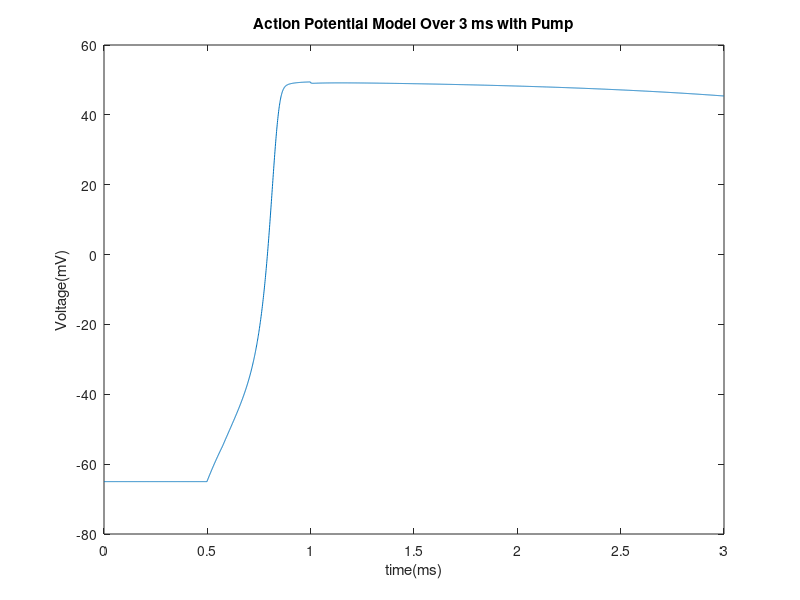
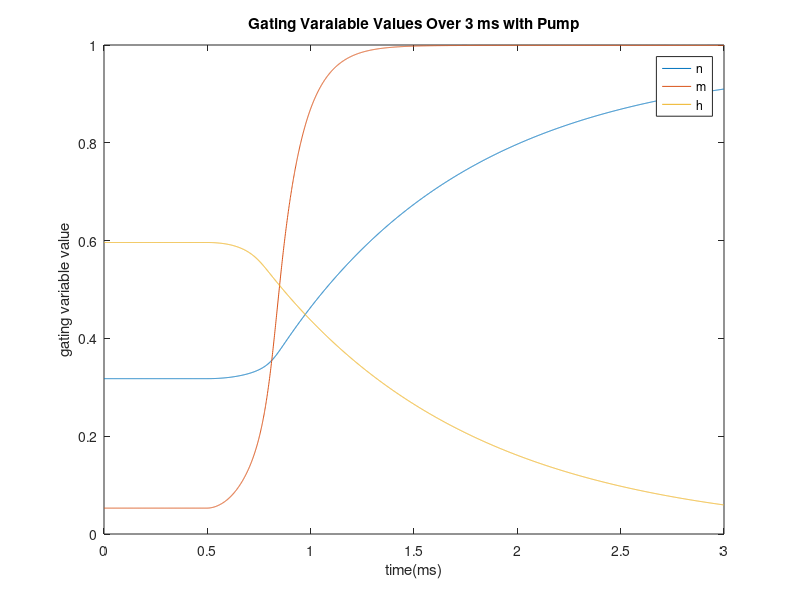

Recreate these plots in MATLAB, in order.
%Constants
capitance = 0.1; % microfarads per centimeter squared
applied_current = 0; %nanoampheres

sodium_displacement = 50; % displacement from the equilibrium  ...
                          % potential in milllivolts
potassium_displacement = -77; % displacement from the equilibrium ...
                              % potential in milllivolts
leakage_displacement = -54.4; % displacement from the equilibrium ...
                               % potential in milllivolts

sodium_conductance = 120; % maximum conductance in millisiemens per ...
                          % centimeters squared
potassium_conductance = 36; % maximum conductance in millisiemens per ...
                            % centimeters squared
leakage_conductance = 0.3; % maximum conductance in millisiemens per ...
                           % centimeters squared
depolorization = 0; %bool used in conditionals 

hyperpolorization = 1; %bool used in conditionals

Na_K_threshold = 50; %voltage level where sodium gates close and 
                       %potassium gates open mV
		   
V_init = -65; %inital voltage level mV
                       
I = 15; %amount which will be applied to the simulation nA

Na_act = -55; %voltage level sodium gates open initially mV

time = 3; % milliseconds
delta_time = .001; % milliseconds
number_iterations = time/delta_time;
time_array = zeros(1, number_iterations); % time array
time_curr = .5; %time where current is applied ms
curr_duratoion = .5; %duration of applied current ms

an = @(voltage) (0.01 * (voltage + 55))/(1 - exp(-(voltage + 55) / 10));
     % n-gate opening rate constant in meters per second
am = @(voltage) (0.1 * (voltage + 40))/(1 - exp(-(voltage + 40) / 10));
     % m-gate opening rate constant in meters per second
ah = @(voltage) (0.07 * exp(-(voltage + 65) / 20));
     % h-gate opening rate constant in meters per second
bn = @(voltage) (0.125 * exp(-(voltage + 65) / 80));
     % n-gate closing rate constant in meters per second
bm = @(voltage) (4 * exp(-(voltage + 65) / 18));
     % m-gate closing rate constant in meters per second
bh = @(voltage) (1 / (exp(-(voltage + 35) / 10) + 1));
     % h-gate closing rate constant in meters per second

sodium_channel_current = @(voltage, n, m, h) (sodium_conductance * m^3 * ...
    h * (voltage - sodium_displacement)); %nanoampheres
potassium_channel_current = @(voltage, n, m, h) (potassium_conductance * ...
    n^4 * (voltage - potassium_displacement)); %nanoampheres
leakage_current = @(voltage, n, m, h) (leakage_conductance * ...
	(voltage - leakage_displacement)); %nanoampheres

%Differential equation for voltage with no potassium current
dvdt = @(voltage, I, n, m, h) (((1 / capitance) * ...
     (I - (sodium_channel_current(voltage, n, m, h) + ...
     leakage_current(voltage, n, m, h)-...
     leakage_current(V_init,n,m,h)))));
 
%Differential equation for voltage with no sodium current
dvdt2 = @(voltage, I, n, m, h) (((1 / capitance) * ...
     (I - (potassium_channel_current(voltage, n, m, h) + ...
     leakage_current(voltage, n, m, h)-...
     leakage_current(V_init,n,m,h)))));
 
%Differential equation for voltage with no potassium current 
 dvdt3 = @(voltage, I, n, m, h) (((1 / capitance) * ...
     (I - (leakage_current(voltage, n, m, h)-...
     leakage_current(V_init,n,m,h)))));
 

dndt = @(voltage, n, m, h) ((an(voltage) * (1 - n) - bn(voltage) * n));
dmdt = @(voltage, n, m, h) ((am(voltage) * (1 - m) - bm(voltage) * m));
dhdt = @(voltage, n, m, h) ((ah(voltage) * (1 - h) - bh(voltage) * h));
   
% initial values
V = zeros(1, number_iterations); % initialized voltage array
V(1) = -65; % initial voltage in millivolts
n = zeros(1, number_iterations); % initialized n array
n(1) = an(V(1)) / (an(V(1)) + bn(V(1))); % initial n-value
m = zeros(1, number_iterations); % initialized m array
m(1) = am(V(1)) / (am(V(1)) + bm(V(1))); % initial m-value
h = zeros(1, number_iterations); % initialized h array
h(1) = ah(V(1)) / (ah(V(1)) + bh(V(1))); % initial h-value
       
for i = 2:number_iterations
    time_array(i) = (i - 1) * delta_time;
    
     %checks for the correct time to apply the current to the system
    if i*delta_time == time_curr
         applied_current = I;
     end
    if i*delta_time == time_curr+curr_duratoion
         applied_current = applied_current-I;
    end
    
    %checks if the voltage is abvoe the sodium activation threshold
    if V(i-1) <= Na_act && depolorization == 0
    
        k1 = delta_time * dvdt3(V(i - 1), applied_current, n(i - 1),...
            m(i - 1), h(i - 1));
        n1 = delta_time * dndt(V(i - 1), n(i - 1), m(i - 1), h(i - 1));
        m1 = delta_time * dmdt(V(i - 1), n(i - 1), m(i - 1), h(i - 1)); 
        h1 = delta_time * dhdt(V(i - 1), n(i - 1), m(i - 1), h(i - 1));

        k2 = delta_time * dvdt3(V(i - 1) + (0.5 * k1), applied_current,...
            n(i - 1) + ...
            (0.5 * n1), m(i - 1) + (0.5 * m1), h(i - 1) + (0.5 * h1));
        n2 = delta_time * dndt(V(i - 1) + (0.5 * k1), n(i - 1) + ...
            (0.5 * n1), m(i - 1) + (0.5 * m1), h(i - 1) + (0.5 * h1));
        m2 = delta_time * dmdt(V(i - 1) + (0.5 * k1), n(i - 1) + ...
            (0.5 * n1), m(i - 1) + (0.5 * m1), h(i - 1) + (0.5 * h1));
        h2 = delta_time * dhdt(V(i - 1) + (0.5 * k1), n(i - 1) + ...
            (0.5 * n1), m(i - 1) + (0.5 * m1), h(i - 1) + (0.5 * h1));

        k3 = delta_time * dvdt3(V(i - 1) + (0.5 * k2), applied_current,...
            n(i - 1) + ...
            (0.5 * n2), m(i - 1) + (0.5 * m2), h(i - 1) + (0.5 * h2));
        n3 = delta_time * dndt(V(i - 1) + (0.5 * k2), n(i - 1) + ...
            (0.5 * n2), m(i - 1) + (0.5 * m2), h(i - 1) + (0.5 * h2));
        m3 = delta_time * dmdt(V(i - 1) + (0.5 * k2), n(i - 1) + ...
            (0.5 * n2), m(i - 1) + (0.5 * m2), h(i - 1) + (0.5 * h2));
        h3 = delta_time * dhdt(V(i - 1) + (0.5 * k2), n(i - 1) + ...
            (0.5 * n2), m(i - 1) + (0.5 * m2), h(i - 1) + (0.5 * h2));

        k4 = delta_time * dvdt3(V(i - 1) + k3, applied_current, n(i - 1)...
            + n3, m(i - 1) + m3, ...
            h(i - 1) + h3);
        n4 = delta_time * dndt(V(i - 1) + k3, n(i - 1) + n3, m(i - 1) + m3, ...
            h(i - 1) + h3);
        m4 = delta_time * dmdt(V(i - 1) + k3, n(i - 1) + n3, m(i - 1) + m3, ...
            h(i - 1) + h3);
        h4 = delta_time * dhdt(V(i - 1) + k3, n(i - 1) + n3, m(i - 1) + m3, ...
            h(i - 1) + h3);
        %checks if voltage allows potassium gates to open
    elseif V(i-1) < Na_K_threshold && depolorization == 0

        k1 = delta_time * dvdt(V(i - 1), applied_current, n(i - 1),...
            m(i - 1), h(i - 1));
        n1 = delta_time * dndt(V(i - 1), n(i - 1), m(i - 1), h(i - 1));
        m1 = delta_time * dmdt(V(i - 1), n(i - 1), m(i - 1), h(i - 1)); 
        h1 = delta_time * dhdt(V(i - 1), n(i - 1), m(i - 1), h(i - 1));

        k2 = delta_time * dvdt(V(i - 1) + (0.5 * k1), applied_current,...
            n(i - 1) + ...
            (0.5 * n1), m(i - 1) + (0.5 * m1), h(i - 1) + (0.5 * h1));
        n2 = delta_time * dndt(V(i - 1) + (0.5 * k1), n(i - 1) + ...
            (0.5 * n1), m(i - 1) + (0.5 * m1), h(i - 1) + (0.5 * h1));
        m2 = delta_time * dmdt(V(i - 1) + (0.5 * k1), n(i - 1) + ...
            (0.5 * n1), m(i - 1) + (0.5 * m1), h(i - 1) + (0.5 * h1));
        h2 = delta_time * dhdt(V(i - 1) + (0.5 * k1), n(i - 1) + ...
            (0.5 * n1), m(i - 1) + (0.5 * m1), h(i - 1) + (0.5 * h1));

        k3 = delta_time * dvdt(V(i - 1) + (0.5 * k2), applied_current,...
            n(i - 1) + ...
            (0.5 * n2), m(i - 1) + (0.5 * m2), h(i - 1) + (0.5 * h2));
        n3 = delta_time * dndt(V(i - 1) + (0.5 * k2), n(i - 1) + ...
            (0.5 * n2), m(i - 1) + (0.5 * m2), h(i - 1) + (0.5 * h2));
        m3 = delta_time * dmdt(V(i - 1) + (0.5 * k2), n(i - 1) + ...
            (0.5 * n2), m(i - 1) + (0.5 * m2), h(i - 1) + (0.5 * h2));
        h3 = delta_time * dhdt(V(i - 1) + (0.5 * k2), n(i - 1) + ...
            (0.5 * n2), m(i - 1) + (0.5 * m2), h(i - 1) + (0.5 * h2));

        k4 = delta_time * dvdt(V(i - 1) + k3, applied_current, n(i - 1)...
            + n3, m(i - 1) + m3, ...
            h(i - 1) + h3);
        n4 = delta_time * dndt(V(i - 1) + k3, n(i - 1) + n3, m(i - 1) + m3, ...
            h(i - 1) + h3);
        m4 = delta_time * dmdt(V(i - 1) + k3, n(i - 1) + n3, m(i - 1) + m3, ...
            h(i - 1) + h3);
        h4 = delta_time * dhdt(V(i - 1) + k3, n(i - 1) + n3, m(i - 1) + m3, ...
            h(i - 1) + h3);
        
        %checks and opens potassium gates
    elseif V(i-1) > Na_K_threshold && depolorization == 0 ...
            && hyperpolorization == 1 
        
        depolorization = 1;
        k1 = delta_time * dvdt2(V(i - 1), applied_current, n(i - 1),...
            m(i - 1), h(i - 1));
        n1 = delta_time * dndt(V(i - 1), n(i - 1), m(i - 1), h(i - 1));
        m1 = delta_time * dmdt(V(i - 1), n(i - 1), m(i - 1), h(i - 1)); 
        h1 = delta_time * dhdt(V(i - 1), n(i - 1), m(i - 1), h(i - 1));

        k2 = delta_time * dvdt2(V(i - 1) + (0.5 * k1), applied_current,...
            n(i - 1) + ...
            (0.5 * n1), m(i - 1) + (0.5 * m1), h(i - 1) + (0.5 * h1));
        n2 = delta_time * dndt(V(i - 1) + (0.5 * k1), n(i - 1) + ...
            (0.5 * n1), m(i - 1) + (0.5 * m1), h(i - 1) + (0.5 * h1));
        m2 = delta_time * dmdt(V(i - 1) + (0.5 * k1), n(i - 1) + ...
            (0.5 * n1), m(i - 1) + (0.5 * m1), h(i - 1) + (0.5 * h1));
        h2 = delta_time * dhdt(V(i - 1) + (0.5 * k1), n(i - 1) + ...
            (0.5 * n1), m(i - 1) + (0.5 * m1), h(i - 1) + (0.5 * h1));

        k3 = delta_time * dvdt2(V(i - 1) + (0.5 * k2), applied_current,...
            n(i - 1) + ...
            (0.5 * n2), m(i - 1) + (0.5 * m2), h(i - 1) + (0.5 * h2));
        n3 = delta_time * dndt(V(i - 1) + (0.5 * k2), n(i - 1) + ...
            (0.5 * n2), m(i - 1) + (0.5 * m2), h(i - 1) + (0.5 * h2));
        m3 = delta_time * dmdt(V(i - 1) + (0.5 * k2), n(i - 1) + ...
            (0.5 * n2), m(i - 1) + (0.5 * m2), h(i - 1) + (0.5 * h2));
        h3 = delta_time * dhdt(V(i - 1) + (0.5 * k2), n(i - 1) + ...
            (0.5 * n2), m(i - 1) + (0.5 * m2), h(i - 1) + (0.5 * h2));

        k4 = delta_time * dvdt2(V(i - 1) + k3, applied_current, n(i - 1)...
            + n3, m(i - 1) + m3, ...
            h(i - 1) + h3);
        n4 = delta_time * dndt(V(i - 1) + k3, n(i - 1) + n3, m(i - 1) + m3, ...
            h(i - 1) + h3);
        m4 = delta_time * dmdt(V(i - 1) + k3, n(i - 1) + n3, m(i - 1) + m3, ...
            h(i - 1) + h3);
        h4 = delta_time * dhdt(V(i - 1) + k3, n(i - 1) + n3, m(i - 1) + m3, ...
            h(i - 1) + h3);
        
        %checks to make sure potassium gates remain open
    elseif V(i-1) < Na_K_threshold && depolorization == 1 ...
            && hyperpolorization ==1 && V(i-1) < V(i-2)
        
        k1 = delta_time * dvdt2(V(i - 1), applied_current, n(i - 1),...
            m(i - 1), h(i - 1));
        n1 = delta_time * dndt(V(i - 1), n(i - 1), m(i - 1), h(i - 1));
        m1 = delta_time * dmdt(V(i - 1), n(i - 1), m(i - 1), h(i - 1)); 
        h1 = delta_time * dhdt(V(i - 1), n(i - 1), m(i - 1), h(i - 1));

        k2 = delta_time * dvdt2(V(i - 1) + (0.5 * k1), applied_current,...
            n(i - 1) + ...
            (0.5 * n1), m(i - 1) + (0.5 * m1), h(i - 1) + (0.5 * h1));
        n2 = delta_time * dndt(V(i - 1) + (0.5 * k1), n(i - 1) + ...
            (0.5 * n1), m(i - 1) + (0.5 * m1), h(i - 1) + (0.5 * h1));
        m2 = delta_time * dmdt(V(i - 1) + (0.5 * k1), n(i - 1) + ...
            (0.5 * n1), m(i - 1) + (0.5 * m1), h(i - 1) + (0.5 * h1));
        h2 = delta_time * dhdt(V(i - 1) + (0.5 * k1), n(i - 1) + ...
            (0.5 * n1), m(i - 1) + (0.5 * m1), h(i - 1) + (0.5 * h1));

        k3 = delta_time * dvdt2(V(i - 1) + (0.5 * k2), applied_current,...
            n(i - 1) + ...
            (0.5 * n2), m(i - 1) + (0.5 * m2), h(i - 1) + (0.5 * h2));
        n3 = delta_time * dndt(V(i - 1) + (0.5 * k2), n(i - 1) + ...
            (0.5 * n2), m(i - 1) + (0.5 * m2), h(i - 1) + (0.5 * h2));
        m3 = delta_time * dmdt(V(i - 1) + (0.5 * k2), n(i - 1) + ...
            (0.5 * n2), m(i - 1) + (0.5 * m2), h(i - 1) + (0.5 * h2));
        h3 = delta_time * dhdt(V(i - 1) + (0.5 * k2), n(i - 1) + ...
            (0.5 * n2), m(i - 1) + (0.5 * m2), h(i - 1) + (0.5 * h2));

        k4 = delta_time * dvdt2(V(i - 1) + k3, applied_current, n(i - 1)...
            + n3, m(i - 1) + m3, ...
            h(i - 1) + h3);
        n4 = delta_time * dndt(V(i - 1) + k3, n(i - 1) + n3, m(i - 1) + m3, ...
            h(i - 1) + h3);
        m4 = delta_time * dmdt(V(i - 1) + k3, n(i - 1) + n3, m(i - 1) + m3, ...
            h(i - 1) + h3);
        h4 = delta_time * dhdt(V(i - 1) + k3, n(i - 1) + n3, m(i - 1) + m3, ...
            h(i - 1) + h3);
        
        %checks if hyperpolorization has begun and if potassium gates close
    elseif V(i-1)>V(i-2) && depolorization ==1 && hyperpolorization ==1
        hyperpolorization = 0;
        
        k1 = delta_time * dvdt3(V(i - 1), applied_current, n(i - 1),...
            m(i - 1), h(i - 1));
        n1 = delta_time * dndt(V(i - 1), n(i - 1), m(i - 1), h(i - 1));
        m1 = delta_time * dmdt(V(i - 1), n(i - 1), m(i - 1), h(i - 1)); 
        h1 = delta_time * dhdt(V(i - 1), n(i - 1), m(i - 1), h(i - 1));

        k2 = delta_time * dvdt3(V(i - 1) + (0.5 * k1), applied_current,...
            n(i - 1) + ...
            (0.5 * n1), m(i - 1) + (0.5 * m1), h(i - 1) + (0.5 * h1));
        n2 = delta_time * dndt(V(i - 1) + (0.5 * k1), n(i - 1) + ...
            (0.5 * n1), m(i - 1) + (0.5 * m1), h(i - 1) + (0.5 * h1));
        m2 = delta_time * dmdt(V(i - 1) + (0.5 * k1), n(i - 1) + ...
            (0.5 * n1), m(i - 1) + (0.5 * m1), h(i - 1) + (0.5 * h1));
        h2 = delta_time * dhdt(V(i - 1) + (0.5 * k1), n(i - 1) + ...
            (0.5 * n1), m(i - 1) + (0.5 * m1), h(i - 1) + (0.5 * h1));

        k3 = delta_time * dvdt3(V(i - 1) + (0.5 * k2), applied_current,...
            n(i - 1) + ...
            (0.5 * n2), m(i - 1) + (0.5 * m2), h(i - 1) + (0.5 * h2));
        n3 = delta_time * dndt(V(i - 1) + (0.5 * k2), n(i - 1) + ...
            (0.5 * n2), m(i - 1) + (0.5 * m2), h(i - 1) + (0.5 * h2));
        m3 = delta_time * dmdt(V(i - 1) + (0.5 * k2), n(i - 1) + ...
            (0.5 * n2), m(i - 1) + (0.5 * m2), h(i - 1) + (0.5 * h2));
        h3 = delta_time * dhdt(V(i - 1) + (0.5 * k2), n(i - 1) + ...
            (0.5 * n2), m(i - 1) + (0.5 * m2), h(i - 1) + (0.5 * h2));

        k4 = delta_time * dvdt3(V(i - 1) + k3, applied_current, n(i - 1)...
            + n3, m(i - 1) + m3, ...
            h(i - 1) + h3);
        n4 = delta_time * dndt(V(i - 1) + k3, n(i - 1) + n3, m(i - 1) + m3, ...
            h(i - 1) + h3);
        m4 = delta_time * dmdt(V(i - 1) + k3, n(i - 1) + n3, m(i - 1) + m3, ...
            h(i - 1) + h3);
        h4 = delta_time * dhdt(V(i - 1) + k3, n(i - 1) + n3, m(i - 1) + m3, ...
            h(i - 1) + h3);
        
        %checks if potassium gates remain closed
    elseif V(i-1)>V(i-2) && depolorization == 1 && hyperpolorization == 0
        
        k1 = delta_time * dvdt3(V(i - 1), applied_current, n(i - 1),...
            m(i - 1), h(i - 1));
        n1 = delta_time * dndt(V(i - 1), n(i - 1), m(i - 1), h(i - 1));
        m1 = delta_time * dmdt(V(i - 1), n(i - 1), m(i - 1), h(i - 1)); 
        h1 = delta_time * dhdt(V(i - 1), n(i - 1), m(i - 1), h(i - 1));

        k2 = delta_time * dvdt3(V(i - 1) + (0.5 * k1), applied_current,...
            n(i - 1) + ...
            (0.5 * n1), m(i - 1) + (0.5 * m1), h(i - 1) + (0.5 * h1));
        n2 = delta_time * dndt(V(i - 1) + (0.5 * k1), n(i - 1) + ...
            (0.5 * n1), m(i - 1) + (0.5 * m1), h(i - 1) + (0.5 * h1));
        m2 = delta_time * dmdt(V(i - 1) + (0.5 * k1), n(i - 1) + ...
            (0.5 * n1), m(i - 1) + (0.5 * m1), h(i - 1) + (0.5 * h1));
        h2 = delta_time * dhdt(V(i - 1) + (0.5 * k1), n(i - 1) + ...
            (0.5 * n1), m(i - 1) + (0.5 * m1), h(i - 1) + (0.5 * h1));

        k3 = delta_time * dvdt3(V(i - 1) + (0.5 * k2), applied_current,...
            n(i - 1) + ...
            (0.5 * n2), m(i - 1) + (0.5 * m2), h(i - 1) + (0.5 * h2));
        n3 = delta_time * dndt(V(i - 1) + (0.5 * k2), n(i - 1) + ...
            (0.5 * n2), m(i - 1) + (0.5 * m2), h(i - 1) + (0.5 * h2));
        m3 = delta_time * dmdt(V(i - 1) + (0.5 * k2), n(i - 1) + ...
            (0.5 * n2), m(i - 1) + (0.5 * m2), h(i - 1) + (0.5 * h2));
        h3 = delta_time * dhdt(V(i - 1) + (0.5 * k2), n(i - 1) + ...
            (0.5 * n2), m(i - 1) + (0.5 * m2), h(i - 1) + (0.5 * h2));

        k4 = delta_time * dvdt3(V(i - 1) + k3, applied_current, n(i - 1) + ...
            n3, m(i - 1) + m3, ...
            h(i - 1) + h3);
        n4 = delta_time * dndt(V(i - 1) + k3, n(i - 1) + n3, m(i - 1) + m3, ...
            h(i - 1) + h3);
        m4 = delta_time * dmdt(V(i - 1) + k3, n(i - 1) + n3, m(i - 1) + m3, ...
            h(i - 1) + h3);
        h4 = delta_time * dhdt(V(i - 1) + k3, n(i - 1) + n3, m(i - 1) + m3, ...
            h(i - 1) + h3);
    end

    V(i) = V(i - 1) + 1 / 6 * (k1 + 2 * k2 + 2 * k3 + k4);
    n(i) = n(i - 1) + 1 / 6 * (n1 + 2 * n2 + 2 * n3 + n4);
    m(i) = m(i - 1) + 1 / 6 * (m1 + 2 * m2 + 2 * m3 + m4);
    h(i) = h(i - 1) + 1 / 6 * (h1 + 2 * h2 + 2 * h3 + h4);
end

figure()
plot(time_array, V)
title("Action Potential Model Over 3 ms with Pump");
xlabel("time(ms)");
ylabel("Voltage(mV)");

figure()
plot(time_array,n,time_array,m,time_array,h);
title("Gating Varaiable Values Over 3 ms with Pump");
xlabel("time(ms)");
ylabel("gating variable value");
legend("n", "m", "h");